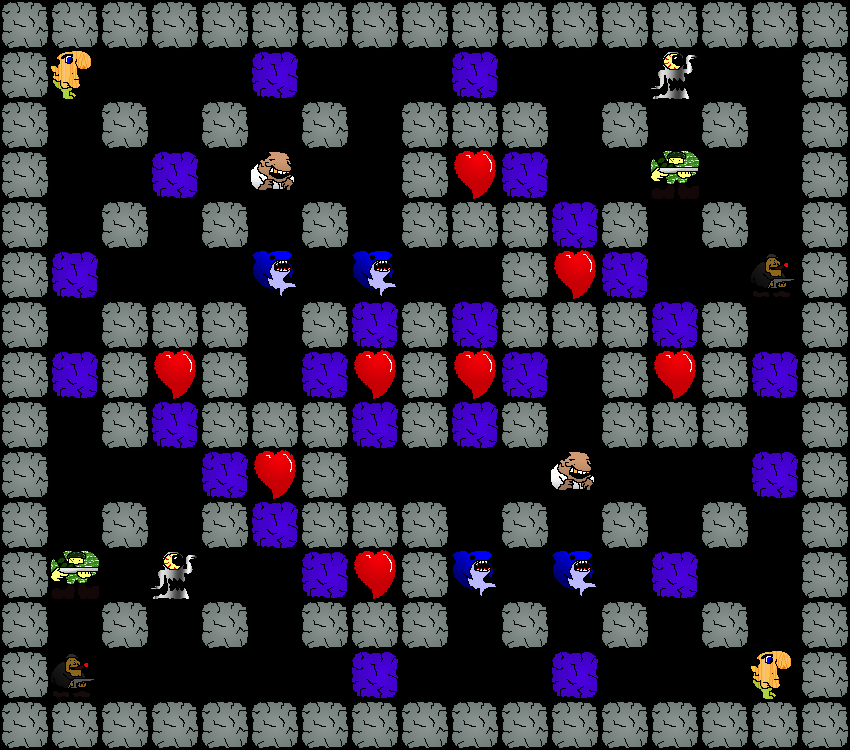

The image is a tile-based game level rendered from a .tmx file. Its description and source (layers, tilesets, objects; grid data summarised) follow:
An orthogonal 17x15 tile map with 50x50 px tiles, 1 tile layer (Action).

<map version="1.0" orientation="orthogonal" width="17" height="15" tilewidth="50" tileheight="50">
 <tileset firstgid="1" name="Tileset" tilewidth="50" tileheight="50">
  <image source="Tileset.png" width="150" height="200" />
  <tile id="0">
   <properties>
    <property name="Type" value="Soldier" />
   </properties>
  </tile>
  <tile id="1">
   <properties>
    <property name="Type" value="FireLizard" />
   </properties>
  </tile>
  <tile id="2">
   <properties>
    <property name="Type" value="Heart" />
   </properties>
  </tile>
  <tile id="3">
   <properties>
    <property name="Type" value="Sentry" />
   </properties>
  </tile>
  <tile id="4">
   <properties>
    <property name="Type" value="Turret" />
   </properties>
  </tile>
  <tile id="5">
   <properties>
    <property name="Type" value="Shark" />
   </properties>
  </tile>
  <tile id="6">
   <properties>
    <property name="Type" value="BreakableBlock" />
   </properties>
  </tile>
  <tile id="7">
   <properties>
    <property name="Type" value="Block" />
   </properties>
  </tile>
  <tile id="8">
   <properties>
    <property name="Type" value="Gangster" />
   </properties>
  </tile>
  <tile id="9">
   <properties>
    <property name="Type" value="Player" />
   </properties>
  </tile>
  <tile id="11">
   <properties>
    <property name="Type" value="StorBot" />
   </properties>
  </tile>
 </tileset>
 <layer name="Action" width="17" height="15">
  <properties>
   <property name="ColorValue0" value="180" />
   <property name="ColorValue1" value="0" />
   <property name="ColorValue2" value="225" />
   <property name="ColorValue3" value="100" />
  </properties>
  <data>[255 cells, 165 non-empty, 9 distinct tile ids]</data>
 </layer>
</map>
